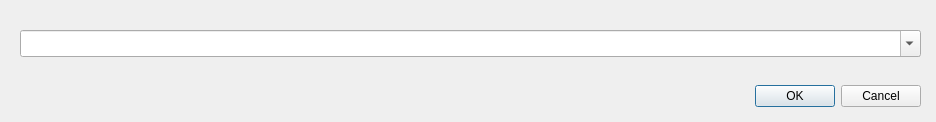
<?xml version="1.0" encoding="UTF-8"?>
<ui version="4.0">
 <class>ChooseRepoDialog</class>
 <widget class="QDialog" name="ChooseRepoDialog">
  <property name="windowModality">
   <enum>Qt::WindowModal</enum>
  </property>
  <property name="geometry">
   <rect>
    <x>0</x>
    <y>0</y>
    <width>936</width>
    <height>122</height>
   </rect>
  </property>
  <property name="windowTitle">
   <string>Select working path or repository url.</string>
  </property>
  <property name="sizeGripEnabled">
   <bool>false</bool>
  </property>
  <property name="modal">
   <bool>true</bool>
  </property>
  <widget class="QDialogButtonBox" name="buttonBox">
   <property name="geometry">
    <rect>
     <x>30</x>
     <y>80</y>
     <width>891</width>
     <height>32</height>
    </rect>
   </property>
   <property name="orientation">
    <enum>Qt::Horizontal</enum>
   </property>
   <property name="standardButtons">
    <set>QDialogButtonBox::Cancel|QDialogButtonBox::Ok</set>
   </property>
  </widget>
  <widget class="QComboBox" name="comboBox">
   <property name="geometry">
    <rect>
     <x>20</x>
     <y>30</y>
     <width>901</width>
     <height>27</height>
    </rect>
   </property>
   <property name="editable">
    <bool>true</bool>
   </property>
  </widget>
 </widget>
 <resources/>
 <connections>
  <connection>
   <sender>buttonBox</sender>
   <signal>accepted()</signal>
   <receiver>ChooseRepoDialog</receiver>
   <slot>accept()</slot>
   <hints>
    <hint type="sourcelabel">
     <x>248</x>
     <y>254</y>
    </hint>
    <hint type="destinationlabel">
     <x>157</x>
     <y>274</y>
    </hint>
   </hints>
  </connection>
  <connection>
   <sender>buttonBox</sender>
   <signal>rejected()</signal>
   <receiver>ChooseRepoDialog</receiver>
   <slot>reject()</slot>
   <hints>
    <hint type="sourcelabel">
     <x>316</x>
     <y>260</y>
    </hint>
    <hint type="destinationlabel">
     <x>286</x>
     <y>274</y>
    </hint>
   </hints>
  </connection>
 </connections>
</ui>
